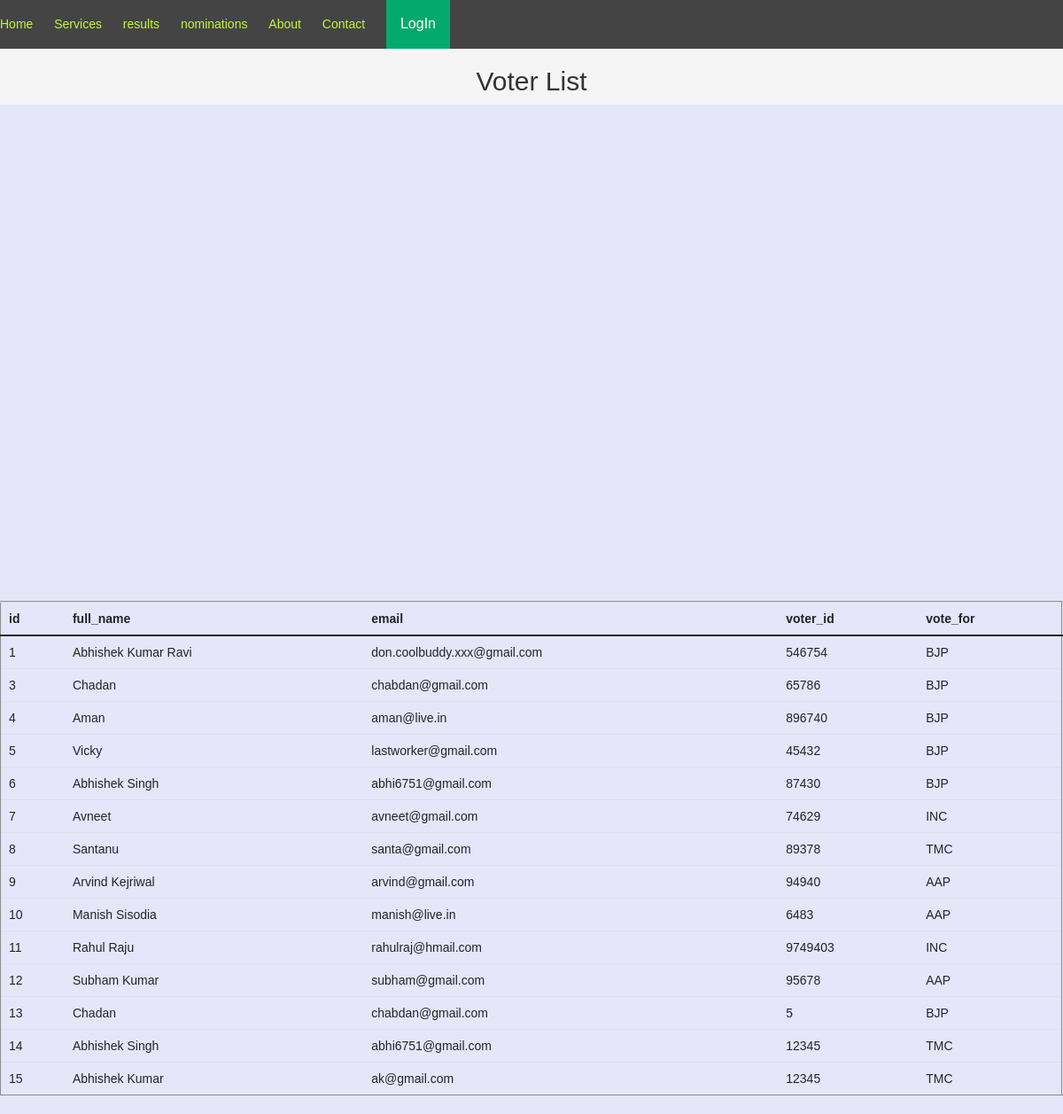
The page /voterlist.php on the database its author committed.
### tables this page shows
CREATE TABLE IF NOT EXISTS `tbl_users` (
`id` int(5) NOT NULL,
  `full_name` varchar(32) NOT NULL,
  `email` varchar(32) NOT NULL,
  `voter_id` int(10) NOT NULL,
  `voted_for` varchar(32) NOT NULL
);

### voterlist.php (the view, shortened to what this page needs)
<!DOCTYPE html>
<html lang="en">
<head>
    <link href="https://cdn.jsdelivr.net/npm/bootstrap@5.0.2/dist/css/bootstrap.min.css" rel="stylesheet">
    <link href="css/bootstrap.min.css" rel="stylesheet">
</head>
<body>
        <header>
        <nav>
            <ul>
                <li><a href="index.html">Home</a></li>
                <li class="dropdown">
                    <a href="services.html">Services</a>
                </li>
                <li><a href="admin.html">results</a></li>
                <li><a href="nomination.html">nominations</a></li>
                <li><a href="aboutus.html">About</a></li>
                <li><a href="contactUs.html">Contact</a></li>
                <li class="dropdown">
                <button class="dropbtn">LogIn</button>
                </li>
            </ul>
        </nav>
        </header>
<h2 align="center">Voter List</h2>
    <div id="records">
        <table class="table" border=2px solid black>
            <thead>
            <tr>
            <th>id</th>
            <th>full_name</th>
            <th>email</th>
            <th>voter_id</th>
            <th>vote_for</th>
        </tr>
            </thead>
            <tbody>
        <?php
            require('config.php');
            $conn = mysqli_connect($hostname, $username, $password, $database);
            if($conn->connect_error)
            {
                die("connection failed: ".$conn->connect_error);
            }
            else
            {
                $sql ='SELECT * FROM tbl_users';
                $result= $conn->query($sql);
                while($row= mysqli_fetch_assoc($result)){
               echo" <tr>
                <td>".$row["id"]."</td>
                <td>".$row["full_name"]."</td>
                <td>".$row["email"]."</td>
                <td>".$row["voter_id"]."</td>
                <td>".$row["voted_for"]."</td>
                </tr><br><br>";
                }
            }
        ?></tbody>
        </table>
    </div>
</body>
</html>

### voterlist.php (style rules this page uses)
body { font-family: Arial, sans-serif; margin: 0; padding: 0; background-color: #f5f5f5; }
a { color: #007bff; text-decoration: none; }
nav { width:100%; background-color: #444; color: #fff; }
nav ul { list-style-type: none; margin: 0; padding: 0; }
nav ul li { display: inline; margin-right: 20px; }
nav ul li a { color: #c6f545; text-decoration: none; }
.dropbtn { background-color: #04AA6D; color: white; padding: 16px; font-size: 16px; border: none; }
.dropdown { position: relative; display: inline-block; }
#records { margin-top: 0%; padding:0%; display:grid; background-color:lavender; }

### rows shown on the page
tbl_users: id "1", full_name "Abhishek Kumar Ravi", email "don.coolbuddy.xxx@gmail.com", voter "546754", voted_for "BJP"
tbl_users: id "3", full_name "Chadan", email "chabdan@gmail.com", voter "65786", voted_for "BJP"
tbl_users: id "4", full_name "Aman", email "aman@live.in", voter "896740", voted_for "BJP"
tbl_users: id "5", full_name "Vicky", email "lastworker@gmail.com", voter "45432", voted_for "BJP"
tbl_users: id "6", full_name "Abhishek Singh", email "abhi6751@gmail.com", voter "87430", voted_for "BJP"
tbl_users: id "7", full_name "Avneet", email "avneet@gmail.com", voter "74629", voted_for "INC"
tbl_users: id "8", full_name "Santanu", email "santa@gmail.com", voter "89378", voted_for "TMC"
tbl_users: id "9", full_name "Arvind Kejriwal", email "arvind@gmail.com", voter "94940", voted_for "AAP"
tbl_users: id "10", full_name "Manish Sisodia", email "manish@live.in", voter "6483", voted_for "AAP"
tbl_users: id "11", full_name "Rahul Raju", email "rahulraj@hmail.com", voter "9749403", voted_for "INC"
tbl_users: id "12", full_name "Subham Kumar", email "subham@gmail.com", voter "95678", voted_for "AAP"
tbl_users: id "13", full_name "Chadan", email "chabdan@gmail.com", voter "5", voted_for "BJP"
tbl_users: id "14", full_name "Abhishek Singh", email "abhi6751@gmail.com", voter "12345", voted_for "TMC"
tbl_users: id "15", full_name "Abhishek Kumar", email "ak@gmail.com", voter "12345", voted_for "TMC"
